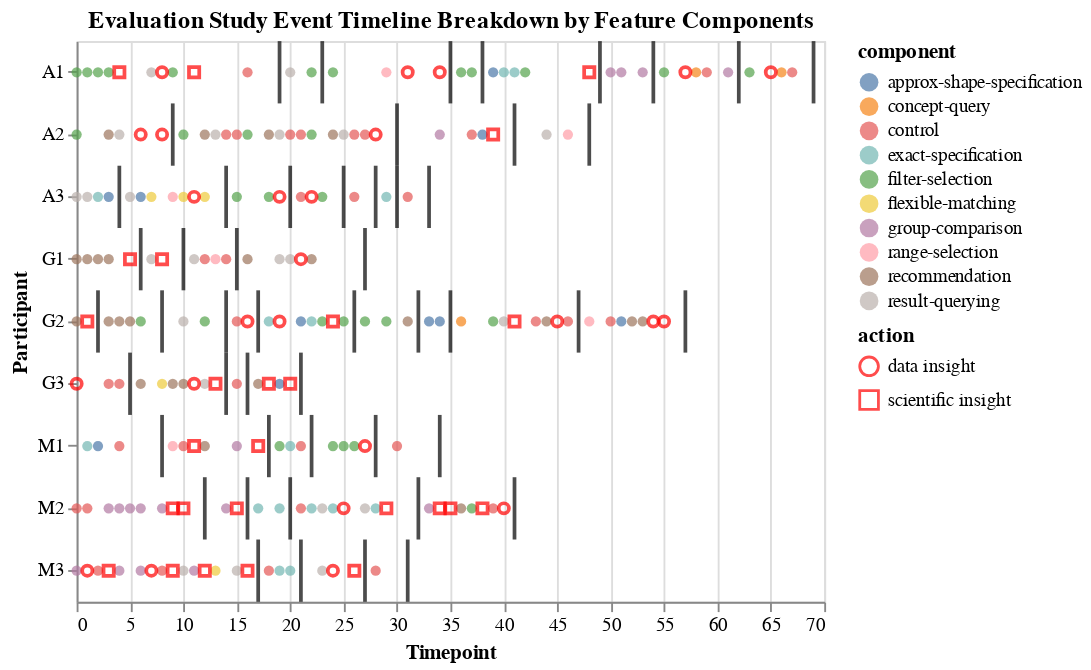

Notebook code cell kept with this figure:
### Code cell
chart = component_chart+ break_chart + insight_chart
chart.title="Evaluation Study Event Timeline Breakdown by Feature Components"
chart

### Figure 1 — Vega-Lite specification as saved in the notebook (floating-point values rounded to 4 significant figures; data arrays with more than 128 entries replaced by an {"elided": "..."} marker saying what was removed)
{"$schema": "https://vega.github.io/schema/vega-lite/v2.6.0.json", "config": {"view": {"height": 300, "width": 400}}, "datasets": {"data-0ef16ab4849f728d5bc2ec6286f64467": {"elided": "167 records"}, "data-37a36f38c40d5a57d4bd1e4da3ff65dd": [{"action": "BR", "t": 2, "user": "G2"}, {"action": "BR", "t": 4, "user": "A3"}, {"action": "BR", "t": 5, "user": "G3"}, {"action": "BR", "t": 6, "user": "G1"}, {"action": "BR", "t": 8, "user": "G2"}, {"action": "BR", "t": 8, "user": "M1"}, {"action": "BR", "t": 9, "user": "A2"}, {"action": "BR", "t": 10, "user": "G1"}, {"action": "BR", "t": 12, "user": "M2"}, {"action": "BR", "t": 14, "user": "A3"}, {"action": "BR", "t": 14, "user": "G2"}, {"action": "BR", "t": 14, "user": "G3"}, {"action": "BR", "t": 15, "user": "G1"}, {"action": "BR", "t": 16, "user": "G3"}, {"action": "BR", "t": 16, "user": "M2"}, {"action": "BR", "t": 17, "user": "G2"}, {"action": "BR", "t": 17, "user": "M3"}, {"action": "BR", "t": 18, "user": "M1"}, {"action": "BR", "t": 19, "user": "A1"}, {"action": "BR", "t": 20, "user": "A3"}, {"action": "BR", "t": 20, "user": "M2"}, {"action": "BR", "t": 21, "user": "G3"}, {"action": "BR", "t": 21, "user": "M3"}, {"action": "BR", "t": 22, "user": "M1"}, {"action": "BR", "t": 23, "user": "A1"}, {"action": "BR", "t": 25, "user": "A3"}, {"action": "BR", "t": 26, "user": "G2"}, {"action": "BR", "t": 27, "user": "G1"}, {"action": "BR", "t": 27, "user": "M3"}, {"action": "BR", "t": 28, "user": "A3"}, {"action": "BR", "t": 28, "user": "M1"}, {"action": "BR", "t": 30, "user": "A2"}, {"action": "BR", "t": 30, "user": "A3"}, {"action": "BR", "t": 31, "user": "M3"}, {"action": "BR", "t": 32, "user": "G2"}, {"action": "BR", "t": 32, "user": "M2"}, {"action": "BR", "t": 33, "user": "A3"}, {"action": "BR", "t": 34, "user": "M1"}, {"action": "BR", "t": 35, "user": "A1"}, {"action": "BR", "t": 35, "user": "G2"}, {"action": "BR", "t": 38, "user": "A1"}, {"action": "BR", "t": 41, "user": "A2"}, {"action": "BR", "t": 41, "user": "M2"}, {"action": "BR", "t": 47, "user": "G2"}, {"action": "BR", "t": 48, "user": "A2"}, {"action": "BR", "t": 49, "user": "A1"}, {"action": "BR", "t": 54, "user": "A1"}, {"action": "BR", "t": 57, "user": "G2"}, {"action": "BR", "t": 62, "user": "A1"}, {"action": "BR", "t": 69, "user": "A1"}], "data-ae9aad36e5434c34dca00ee24f80aad6": [{"action": "data insight", "t": 0, "user": "G3"}, {"action": "scientific insight", "t": 1, "user": "G2"}, {"action": "data insight", "t": 1, "user": "M3"}, {"action": "scientific insight", "t": 3, "user": "M3"}, {"action": "scientific insight", "t": 4, "user": "A1"}, {"action": "scientific insight", "t": 5, "user": "G1"}, {"action": "data insight", "t": 6, "user": "A2"}, {"action": "data insight", "t": 7, "user": "M3"}, {"action": "data insight", "t": 8, "user": "A1"}, {"action": "data insight", "t": 8, "user": "A2"}, {"action": "scientific insight", "t": 8, "user": "G1"}, {"action": "scientific insight", "t": 9, "user": "M2"}, {"action": "scientific insight", "t": 9, "user": "M3"}, {"action": "scientific insight", "t": 10, "user": "M2"}, {"action": "scientific insight", "t": 11, "user": "A1"}, {"action": "data insight", "t": 11, "user": "A3"}, {"action": "data insight", "t": 11, "user": "G3"}, {"action": "scientific insight", "t": 11, "user": "M1"}, {"action": "scientific insight", "t": 12, "user": "M3"}, {"action": "scientific insight", "t": 13, "user": "G3"}, {"action": "scientific insight", "t": 15, "user": "M2"}, {"action": "data insight", "t": 16, "user": "G2"}, {"action": "scientific insight", "t": 16, "user": "M3"}, {"action": "scientific insight", "t": 17, "user": "M1"}, {"action": "scientific insight", "t": 18, "user": "G3"}, {"action": "data insight", "t": 19, "user": "A3"}, {"action": "data insight", "t": 19, "user": "G2"}, {"action": "scientific insight", "t": 20, "user": "G3"}, {"action": "data insight", "t": 21, "user": "G1"}, {"action": "data insight", "t": 22, "user": "A3"}, {"action": "scientific insight", "t": 24, "user": "G2"}, {"action": "data insight", "t": 24, "user": "M3"}, {"action": "data insight", "t": 25, "user": "M2"}, {"action": "scientific insight", "t": 26, "user": "M3"}, {"action": "data insight", "t": 27, "user": "M1"}, {"action": "data insight", "t": 28, "user": "A2"}, {"action": "scientific insight", "t": 29, "user": "M2"}, {"action": "data insight", "t": 31, "user": "A1"}, {"action": "data insight", "t": 34, "user": "A1"}, {"action": "scientific insight", "t": 34, "user": "M2"}, {"action": "scientific insight", "t": 35, "user": "M2"}, {"action": "scientific insight", "t": 38, "user": "M2"}, {"action": "scientific insight", "t": 39, "user": "A2"}, {"action": "data insight", "t": 40, "user": "M2"}, {"action": "scientific insight", "t": 41, "user": "G2"}, {"action": "data insight", "t": 45, "user": "G2"}, {"action": "scientific insight", "t": 48, "user": "A1"}, {"action": "data insight", "t": 54, "user": "G2"}, {"action": "data insight", "t": 55, "user": "G2"}, {"action": "data insight", "t": 57, "user": "A1"}, {"action": "data insight", "t": 65, "user": "A1"}]}, "layer": [{"data": {"name": "data-0ef16ab4849f728d5bc2ec6286f64467"}, "encoding": {"color": {"field": "component", "type": "nominal"}, "x": {"field": "t", "type": "quantitative"}, "y": {"field": "user", "type": "nominal"}}, "mark": "circle"}, {"data": {"name": "data-37a36f38c40d5a57d4bd1e4da3ff65dd"}, "encoding": {"x": {"field": "t", "type": "quantitative"}, "y": {"field": "user", "type": "nominal"}}, "mark": {"color": "black", "thickness": 2, "type": "tick"}}, {"data": {"name": "data-ae9aad36e5434c34dca00ee24f80aad6"}, "encoding": {"shape": {"field": "action", "type": "nominal"}, "x": {"field": "t", "title": "Timepoint", "type": "quantitative"}, "y": {"field": "user", "title": "Participant", "type": "nominal"}}, "mark": {"color": "red", "shape": "diamond", "type": "point"}}], "title": "Evaluation Study Event Timeline Breakdown by Feature Components"}
